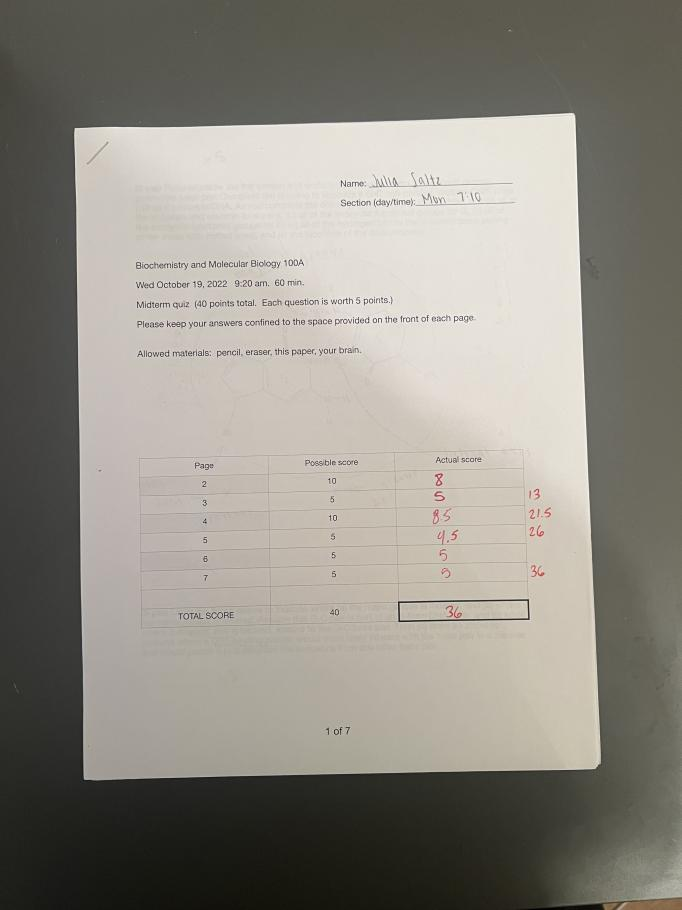
#> input picture MidtermJulia.jpg, 682 x 910 px, given in place of sample.png, which was not available
$ python main.py MidtermJulia.jpg
#> lines starting #> are read from the running program, lines starting #| are printed output that depends on the picture; after the words box and inside, x2 and y2 are one past the last pixel; in counts of white or black regions, pixels touching at a corner belong together; pictures that were not available may be replaced by others from this repository, and a replacement may not be noted
import cv2
import matplotlib.pyplot as plt
import numpy as np
import sys
import os
from PIL import Image
from datetime import datetime

#When webcam is open there is live edge and corner tracking
def liveTracking(frame):
    mask = np.ones((5, 5), np.uint8)
    blank_doc = cv2.morphologyEx(frame, cv2.MORPH_CLOSE, mask, iterations=5)
    blank_doc = cv2.cvtColor(blank_doc, cv2.COLOR_BGR2GRAY)
    blank_doc = cv2.GaussianBlur(blank_doc, (5, 5), 0) #smooth the image, but don't lose edges
    edge = cv2.Canny(blank_doc, 150, 200)
    contours, hierarchy = cv2.findContours(edge, cv2.RETR_EXTERNAL, cv2.CHAIN_APPROX_NONE)
    try:
        for con in contours:
            cv2.drawContours(frame, con, -1, (0, 255, 0), 3)
    except:
        print("no contours")

    return frame

def croppedCord(corners):
    (tl, tr, br, bl) = corners
    widthBottom = np.sqrt(((br[0] - bl[0]) ** 2) + ((br[1] - bl[1]) ** 2))
    widthTop= np.sqrt(((tr[0] - tl[0]) ** 2) + ((tr[1] - tl[1]) ** 2))
    heightRight = np.sqrt(((tr[0] - br[0]) ** 2) + ((tr[1] - br[1]) ** 2))
    heightLeft = np.sqrt(((tl[0] - bl[0]) ** 2) + ((tl[1] - bl[1]) ** 2))
    maxW = max(int(widthBottom), int(widthTop))
    maxH = max(int(heightRight), int(heightLeft))
    return [[0, 0], [maxW, 0], [maxW, maxH], [0, maxH]]


#process an image after it has been taken
def scan(frame):
    mask = np.ones((5, 5), np.uint8)
    blank_doc = cv2.morphologyEx(frame, cv2.MORPH_CLOSE, mask, iterations=5)
    blank_doc = cv2.cvtColor(blank_doc, cv2.COLOR_BGR2GRAY)
    blank_doc = cv2.GaussianBlur(blank_doc, (5, 5), 0) #smooth the image, but don't lose edges
    edge = cv2.Canny(blank_doc, 150, 200)

    #find and draw edges
    contours, hierarchy = cv2.findContours(edge, cv2.RETR_EXTERNAL, cv2.CHAIN_APPROX_NONE)
    #handle for errors by making sure we save and use the largest contour
    maxArea = 0
    maxContour = None
    for con in contours:
        area = cv2.contourArea(con)
        if area > maxArea:
            maxContour = con
            maxArea = area


    #find 4 best corners and circle them on original image
    corners = cv2.goodFeaturesToTrack(image=edge, maxCorners=4, qualityLevel=0.2, minDistance=30)
    corners = np.int0(corners)


    rect = np.zeros((4, 2), dtype='float32')
    pts = corners.reshape(-1, 2)
    sumCord = corners.reshape(-1, 2).sum(axis=1)
    diffCord = np.diff(corners.reshape(-1, 2), axis=1)
    rect[0] = pts[np.argmin(sumCord)]
    rect[2] = pts[np.argmax(sumCord)]
    rect[1] = pts[np.argmin(diffCord)]
    rect[3] = pts[np.argmax(diffCord)]

    finalCrop = croppedCord(rect)

    M = cv2.getPerspectiveTransform(np.float32(rect), np.float32(finalCrop))
    cropped = cv2.warpPerspective(frame, M, (finalCrop[2][0], finalCrop[2][1]), flags=cv2.INTER_LINEAR)
    return cropped


def main():
    webcam = False
    if webcam:
        s = 0
        if len(sys.argv) > 1:
            s = sys.argv[1]
        source = cv2.VideoCapture(s)

        # Show image preview
        win_name = 'Image Preview'
        cv2.namedWindow(win_name, cv2.WINDOW_NORMAL)
        #take a "picture" when the escape key is pressed, the frame is the picture taken
        while cv2.waitKey(1) != 27: # Escape
            has_frame, frame = source.read()
            if not has_frame:
                break
            edgeFrame = liveTracking(frame)
            cv2.imshow(win_name, edgeFrame)
        #release all resources and close camera preview
        source.release()
        cv2.destroyWindow(win_name)
    else:
        frame = cv2.imread("sample.png", cv2.IMREAD_COLOR)
#> frame is the input picture: shape (910, 682, 3); mean B, G, R 130.6, 138.9, 142.7

    #resize the image if over a certain size
    dim_limit = 1080
    max_dim = max(frame.shape)
#> max_dim = 910
    if max_dim > dim_limit:
        resize_scale = dim_limit / max_dim
        frame = cv2.resize(frame, None, fx=resize_scale, fy=resize_scale)


    #process image taken and show
    processedFrame = scan(frame)
#> in scan, `blank_doc = cv2.morphologyEx(frame, cv2.MORPH_CLOSE, mask, iterations=5)`:
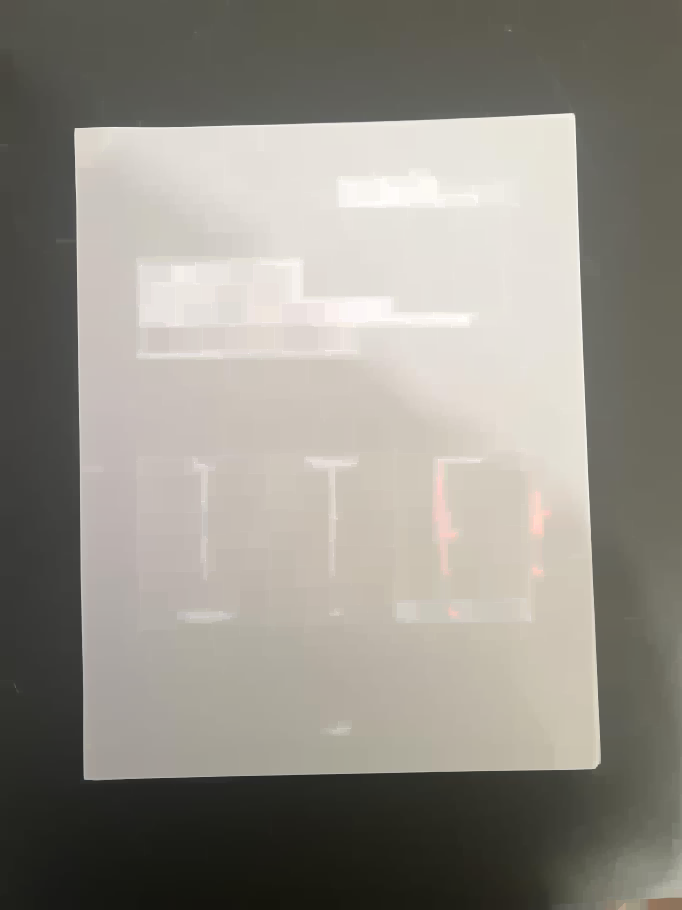
#> blank_doc: shape (910, 682, 3); mean B, G, R 134.3, 142.5, 146.3
#> in scan, `edge = cv2.Canny(blank_doc, 150, 200)`:
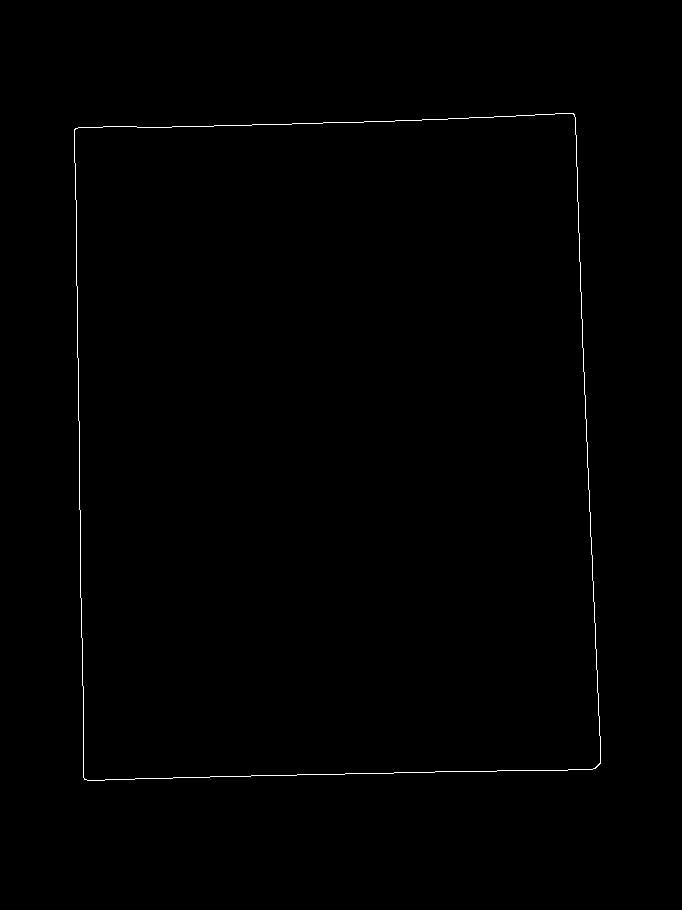
#> edge: shape (910, 682); 0.37% white in thin lines or dots, all inside (x1, y1, x2, y2) = (74, 113, 601, 781)
#> in scan, `contours, hierarchy = cv2.findContours(edge, cv2.RETR_EXTERNAL, cv2.CH..`: contours = 1 contour; box (x1, y1, x2, y2) and area: (74, 113, 601, 781) 331494
#> the loop in scan, `for con in contours:` made 1 pass
#> (area, maxArea) on pass 1: (331494.5, 331494.5)
#> after the loop in scan, `for con in contours:`: maxArea = 331494.5; maxContour = contour of 2315 points, box (x1, y1, x2, y2) (74, 113, 601, 781), area 331494
#> in scan, `corners = cv2.goodFeaturesToTrack(image=edge, maxCorners=4, qualityLev..`: corners = [[84, 779], [76, 130], [572, 115], [595, 768]]
#> in scan, `sumCord = corners.reshape(-1, 2).sum(axis=1)`: sumCord = [863, 206, 687, 1363]
#> in scan, `diffCord = np.diff(corners.reshape(-1, 2), axis=1)`: diffCord = [695, 54, -457, 173]
#> in scan, `cropped = cv2.warpPerspective(frame, M, (finalCrop[2][0], finalCrop[2]..`:
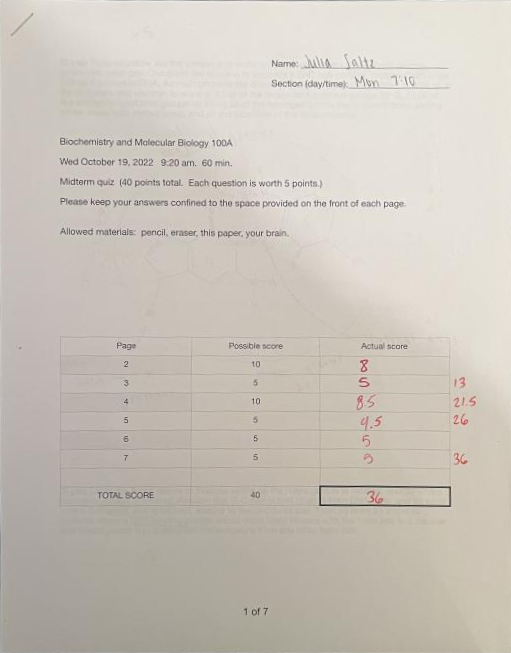
#> cropped: shape (653, 511, 3); mean B, G, R 186.8, 195.6, 202.3

    #create file name
    now = datetime.now()
    fileName = now.strftime("Scanned%d_%m_%Y_%H_%M")
    pngPath = fileName + ".png"
    pdfPath = fileName + ".pdf"

    #save as png, convert to pdf and remove png
    cv2.imwrite(pngPath, processedFrame)
    png = Image.open(pngPath)
    pdf = png.convert('RGB')
    os.remove(fileName+".png")
    pdf.save(pdfPath)

if __name__ == "__main__":
    main()
